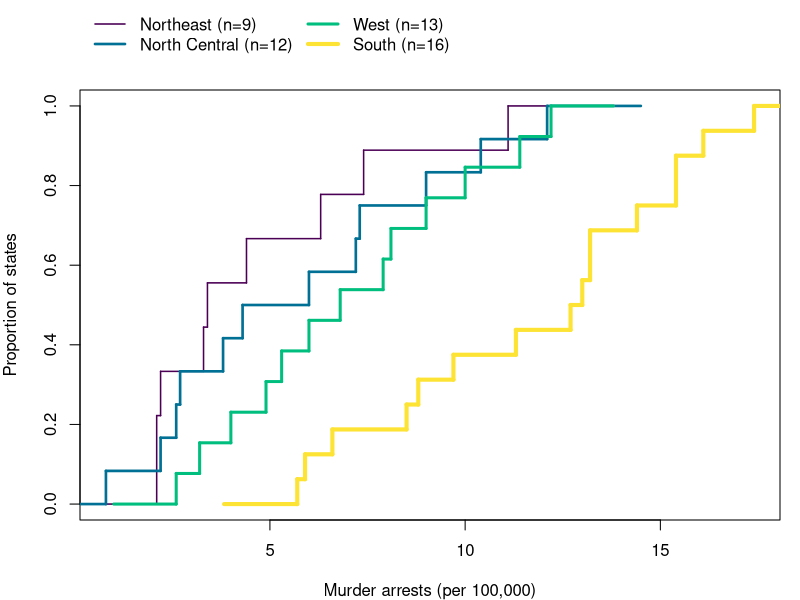
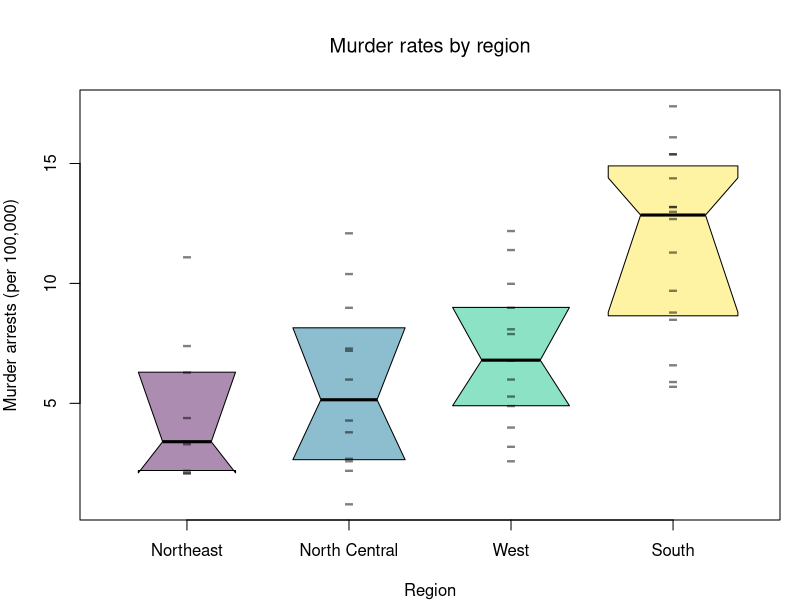
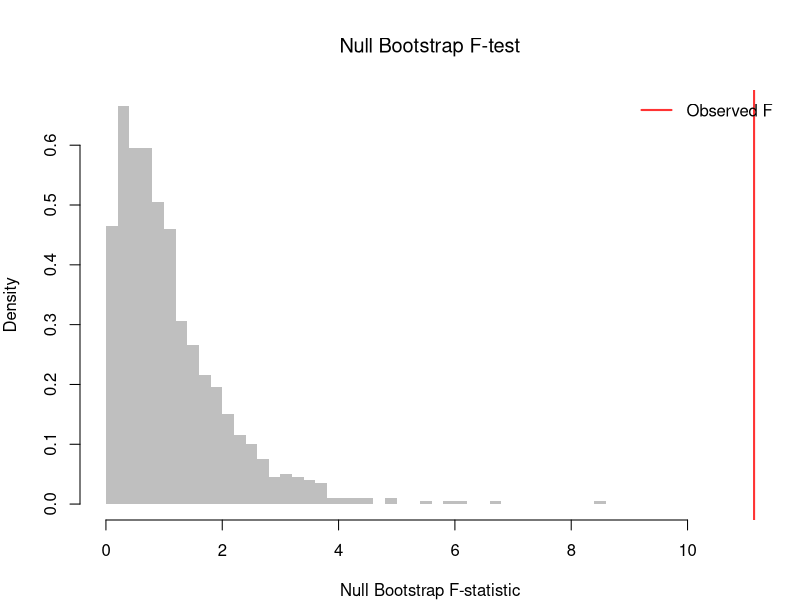
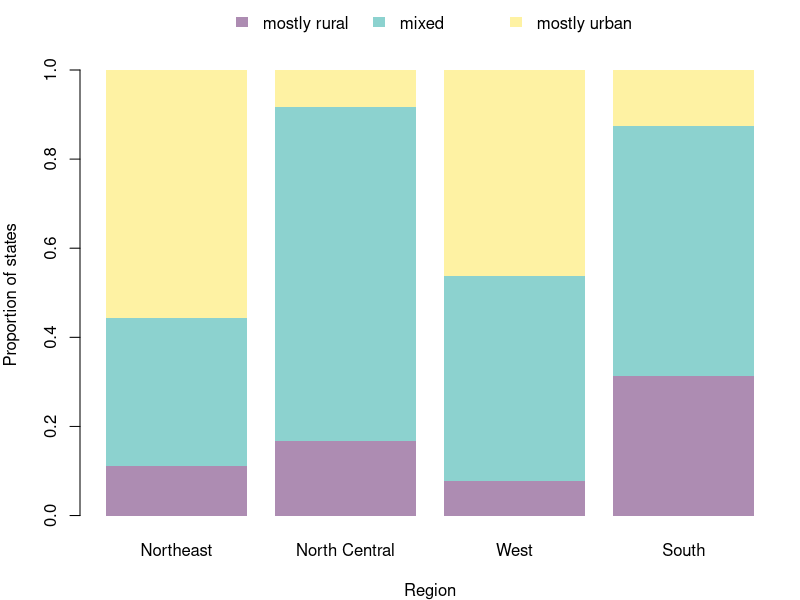
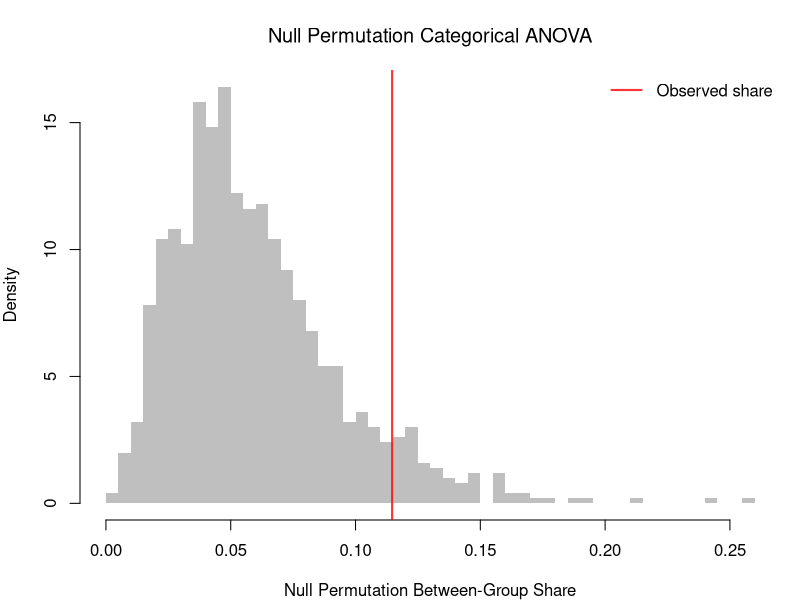

Here is the R script that generated these plots, in order:
## ---- chunk 1
# Outcome: murder arrests per 100K, one value per state
y_hat <- USArrests[, 'Murder']
# Group: the four-level region factor, in the same state order as USArrests.
# Its levels are the values the categorical variable can take.
region <- state.region
levels(region)
table(region)
## ---- chunk 2
# Order regions by their median murder rate, lowest to highest
region_order <- names(sort(tapply(y_hat, region, median)))
region <- factor(region, levels=region_order)

# One ECDF per region, on the same axes
line_cols <- hcl.colors(4)
n_g <- table(region)
lwd_g <- 1.5 + 2.5 * (n_g - min(n_g)) / (max(n_g) - min(n_g))

par(mar=c(4, 4, 4.5, 1))
plot(NULL, xlim=range(y_hat), ylim=c(0, 1),
    xlab='Murder arrests (per 100,000)', ylab='Proportion of states', main=NA)
for (g in seq_along(levels(region))) {
    F_g_hat <- ecdf(y_hat[region == levels(region)[g]])
    plot(F_g_hat, add=TRUE, col=line_cols[g], lwd=lwd_g[g],
        verticals=TRUE, do.points=FALSE, col.01line=NA)
}
legend('topleft', inset=c(0, -.2), xpd=TRUE, ncol=2, bty='n',
    legend=paste0(levels(region), ' (n=', n_g, ')'), col=line_cols, lty=1, lwd=lwd_g)
## ---- chunk 3
# Group size, mean, and median of the murder rate by region
summary_fun <- function(y_hat) {
    out <- c(n=length(y_hat), mean=mean(y_hat), median=median(y_hat))
    return(out)
}
aggregate(y_hat ~ region, FUN=summary_fun)
## ---- chunk 4
# Bootstrap the median within each region, keeping each region's size
n_boot <- 999
boot_medians <- matrix(NA, n_boot, nlevels(region))
colnames(boot_medians) <- levels(region)
for (b in seq(n_boot)) {
    for (g in levels(region)) {
        y_boot <- sample(y_hat[region == g], replace=TRUE)
        boot_medians[b, g] <- median(y_boot)
    }
}

# 95% bootstrap percentile intervals: one column per region
med_ci <- apply(boot_medians, 2, quantile, probs=c(.025, .975))
round(med_ci, 2)

# Boxplot statistics, with the bootstrap intervals as the notches
bx <- boxplot(y_hat ~ region, plot=FALSE)
bx[['conf']] <- med_ci

# One notched box per region, box width scaled to group size
bxp(bx, notch=TRUE, varwidth=TRUE,
    boxfill=hcl.colors(4, alpha=.45),
    whisklty=0, staplelty=0,
    ylab='Murder arrests (per 100,000)', xlab='Region', main=NA)
title('Murder rates by region', font.main=1)
# Raw Observations, in place of whiskers and outliers
stripchart(y_hat ~ region,
    pch='-', col=grey(0, .5), cex=2,
    vert=TRUE, add=TRUE)
## ---- chunk 5
# Fit ANOVA
fit_aov <- aov(y_hat ~ region)
summary(fit_aov)
## ---- chunk 6
# Data
y0_hat <- c(4, 5, 6, 8, 7, 9, 5, 6, 7)
g0 <- factor(c('A', 'A', 'A', 'B', 'B', 'B', 'C', 'C', 'C'))

# Verify by hand
m0_hat <- mean(y0_hat)
m0_g_hat <- aggregate(y0_hat, list(g0), mean)$x
n0_g <- aggregate(y0_hat, list(g0), length)$x

BSS <- sum(n0_g * (m0_g_hat - m0_hat)^2)
WSS <- sum(aggregate(y0_hat, list(g0), function(y_hat) sum((y_hat - mean(y_hat))^2))$x)
cbind(BSS, WSS)
## ---- chunk 7
F_fun <- function(y_hat,g){
    m_y_hat <- mean(y_hat)
    m_g_hat <- aggregate(y_hat, list(g), mean)$x
    n_g <- aggregate(y_hat, list(g), length)$x

    BSS <- sum(n_g * (m_g_hat - m_y_hat)^2)
    WSS <- sum(aggregate(y_hat, list(g), function(y_hat) sum((y_hat - mean(y_hat))^2))$x)

    n <- length(y_hat)
    G <- nlevels(g)
    F_obs <- (BSS/(G-1)) / (WSS/(n-G))
    return(F_obs)
}
F_obs <- F_fun(y_hat=y_hat, g=region)
F_obs
## ---- chunk 8
# Pairs bootstrap: resample group labels to break the Y--group pairing
n <- length(y_hat)

F_nullboot <- vector(length=999)
for( b in seq_along(F_nullboot)){
    idx <- sample(n, replace = TRUE)
    g_boot <- region[idx]
    F_b <- F_fun(y_hat=y_hat, g=g_boot)
    F_nullboot[b] <- F_b
}

# Bootstrap p-value
p_boot <- mean(F_nullboot >= F_obs)
p_boot

hist(F_nullboot, breaks = 40,
    col = grey(0.5, 0.5), border = NA,
    freq = FALSE, main = NA, xlab = 'Null Bootstrap F-statistic',
    xlim = range(c(0, F_nullboot, F_obs)))
title('Null Bootstrap F-test', font.main = 1)
abline(v = F_obs, col = rgb(1, 0, 0, .8), lwd = 2)
legend('topright', legend = 'Observed F',
    col = rgb(1, 0, 0, .8), lwd = 2, bty='n')
## ---- chunk 9
# Degrees of freedom for the regional data
n <- length(y_hat)
G <- nlevels(region)
p_param <- 1 - pf(F_obs, G-1, n-G)

 # Compare parametric and bootstrap p-values
cbind(F_obs, p_param, p_boot)
## ---- chunk 10
# Data (the three-group example from the decomposition above)
y0_hat <- c(4, 5, 6, 8, 7, 9, 5, 6, 7)
g0 <- factor(c('A', 'A', 'A', 'B', 'B', 'B', 'C', 'C', 'C'))

# Computation
summary(aov(y0_hat ~ g0))

# Verify by hand
n0 <- length(y0_hat)
G0 <- nlevels(g0)
m0_hat <- mean(y0_hat)
m0_g_hat <- aggregate(y0_hat, list(g0), mean)$x
n0_g <- aggregate(y0_hat, list(g0), length)$x
BSS <- sum(n0_g * (m0_g_hat - m0_hat)^2)
WSS <- sum(aggregate(y0_hat, list(g0), function(y_hat) sum((y_hat - mean(y_hat))^2))$x)
Fstat <- (BSS/(G0-1)) / (WSS/(n0-G0))
pval  <- 1 - pf(Fstat, G0-1, n0-G0)
cbind(BSS, WSS, Fstat, pval)
## ---- chunk 11
kw <- kruskal.test(y_hat ~ region)
kw
## ---- chunk 12
pairwise.wilcox.test(y_hat, region, p.adjust.method='holm')
## ---- chunk 13
y0_hat <- c(1,2,3, 4,5,6, 7,8,9)
g0 <- factor(rep(c('A','B','C'), each=3))
kruskal.test(y0_hat ~ g0)
## ---- chunk 14
a0_hat <- c(1,3,5); b0_hat <- c(2,4,6)
wilcox.test(a0_hat, b0_hat)
## ---- chunk 15
# Outcome: urban population in three bands, an ordered factor
urban_band <- cut(USArrests[, 'UrbanPop'], breaks=c(0, 50, 75, 100),
    labels=c('mostly rural', 'mixed', 'mostly urban'), ordered_result=TRUE)
tab <- table(region, urban_band)
tab

# Proportions within each region: each bar sums to 1
p_band_region <- prop.table(tab, 1)
cols <- hcl.colors(3, alpha=.45)
par(mar=c(4, 4, 3.5, 1))
barplot(t(p_band_region), col=cols, border=NA,
    xlab='Region', ylab='Proportion of states', main=NA)
legend('top', inset=c(0, -.15), xpd=TRUE, ncol=3, bty='n',
    fill=cols, border=NA, legend=levels(urban_band))
## ---- chunk 16
# Categorical ANOVA: variation is measured by one minus the Herfindahl index
cat_anova <- function(y_hat, g) {
    # Total variation, from the pooled proportions
    n <- length(y_hat)
    p_hat <- table(y_hat) / n
    TSS <- n / 2 * (1 - sum(p_hat^2))
    # Within-group variation, from each group's own proportions
    WSS_g <- tapply(y_hat, g, function(y_g) {
        p_g_hat <- table(y_g) / length(y_g)
        return(length(y_g) / 2 * (1 - sum(p_g_hat^2)))
    })
    WSS <- sum(WSS_g)
    # Between-group variation, from the decomposition
    BSS <- TSS - WSS
    return(c(BSS=BSS, WSS=WSS, TSS=TSS, share=BSS / TSS))
}
cat_anova(urban_band, region)
## ---- chunk 17
# Commute mode of 8 workers, 4 from each neighborhood
y0_hat <- factor(c('car', 'car', 'car', 'bus', 'car', 'bus', 'bike', 'bike'))
g0 <- factor(c('A', 'A', 'A', 'A', 'B', 'B', 'B', 'B'))
table(g0, y0_hat)
cat_anova(y0_hat, g0)
## ---- chunk 18
# Observed between-group share
share_obs <- cat_anova(urban_band, region)[['share']]

# Null distribution: shuffle region labels to break the outcome--group pairing
share_perm <- rep(NA, 999)
for (b in seq_along(share_perm)) {
    g_perm <- sample(region, replace=FALSE)
    share_perm[b] <- cat_anova(urban_band, g_perm)[['share']]
}

# Permutation p-value
p_perm <- mean(share_perm >= share_obs)
p_perm

hist(share_perm, breaks=40,
    col=grey(0.5, 0.5), border=NA,
    freq=FALSE, main=NA, xlab='Null Permutation Between-Group Share',
    xlim=range(c(0, share_perm, share_obs)))
title('Null Permutation Categorical ANOVA', font.main=1)
abline(v=share_obs, col=rgb(1, 0, 0, .8), lwd=2)
legend('topright', legend='Observed share',
    col=rgb(1, 0, 0, .8), lwd=2, bty='n')
## ---- chunk 19
# Kruskal-Wallis ranks the bands, so it uses their order
kruskal.test(urban_band ~ region)
## ---- chunk 20
# 1 for mostly urban states, 0 otherwise
d_hat <- as.numeric(urban_band == 'mostly urban')
cat_anova(factor(d_hat), region)
summary(aov(d_hat ~ region))
